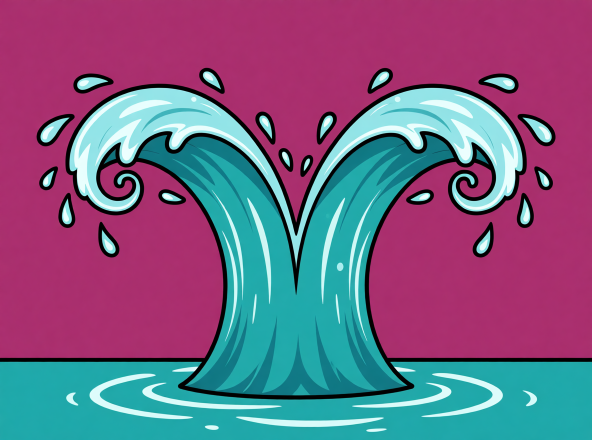
#> input picture design/frog/art/sources/fx/splash.png, 1184 x 880 px (shown at 1/2 size)
$ python art_build_splash.py
#> lines starting #> are read from the running program, lines starting #| are printed output that depends on the picture; after the words box and inside, x2 and y2 are one past the last pixel; in counts of white or black regions, pixels touching at a corner belong together
#> in main, src is the input picture: PIL image 1184x880 RGB; mean R, G, B 120.8, 96.7, 131.9
### design/frog/tools/art_build_gull.py
#!/usr/bin/env python3
"""The seagull (3.7), painted: Marek's pick 'seagull A' (2026-11-24) and its other poses, into the game.

    python art_build_gull.py [--sheet out.png]

Reads design/frog/art/sources/gull/<pose>.png: one drawing per pose on a magenta ground (made from the pick with
qwen_edit.py: "keep the same seagull, change only the pose"). Cuts each off its ground, sizes them by the pick (its white head
and body are WHITE_R wide), and writes static/img/game/gull/<pose>.<hash>.webp
plus the GULL_ART table in frog-game.js, between its two marker lines.

Poses: up, mid, down (the wing beat), squawk (beak open, wings up), perched, peck, yell (on the frog's head),
fainted (on its back). The sooty gull is the same drawings darkened by the game, not a drawing of its own.
--sheet: every pose at game size on the night sky, for a look before shipping.
"""
import argparse, hashlib, io, os, re
import numpy as np
from PIL import Image, ImageFilter
from scipy import ndimage

HERE = os.path.dirname(os.path.abspath(__file__)); FROG = os.path.dirname(HERE); REPO = os.path.dirname(os.path.dirname(FROG))
SRC = os.path.join(FROG, 'art', 'sources', 'gull'); OUT = os.path.join(REPO, 'static', 'img', 'game', 'gull'); JS = os.path.join(REPO, 'static', 'js', 'views', 'frog-game.js')
PX = 96                    # pixels per r (the gull's radius in the game) in the built pictures
WHITE_R = 2.05             # head and body together (the white of it) are this many r wide, in the pick
# pose: (anchor, size nudge). anchor 'body' = the middle of the white is the gull's centre; 'feet' = it stands with its soles 0.7 r under the centre
POSES = {'up': ('body', 1), 'mid': ('body', 1), 'down': ('body', 1.08), 'squawk': ('body', 1), 'fainted': ('body', 1),
         'perched': ('feet', 1), 'peck': ('feet', 1), 'yell': ('feet', 1)}


def keyed(path, loose=False, box=None):
    """cut the bird off its magenta ground: the ground is whatever pink is joined to the picture's edge.
    loose: keep the bits that are not joined to the main figure (a splash's drops), and take out pink shut in between them
    (a bird keeps its pink tongue). box: only this part of the picture (left, top, right, bottom)."""
#> called with path = 'design/frog/art/sources/fx/splash.png', loose = True, box = (0, 0, 1184, 690)
    im = Image.open(path).convert('RGB')
    if box: im = im.crop(box)
    D = np.asarray(im).astype(np.int16); R, G, B = D[..., 0], D[..., 1], D[..., 2]
#> after `R, G, B = (D[..., 0], D[..., 1], D[..., 2])`:
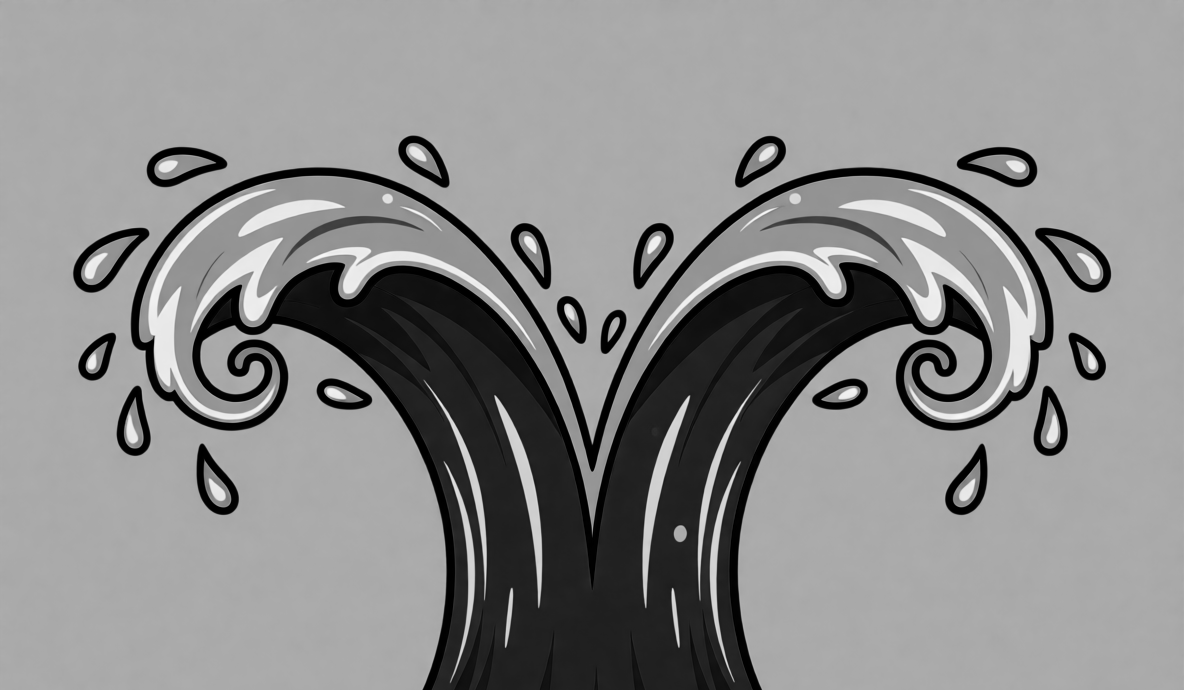
#> R: shape (690, 1184) int16; min 0, max 249, mean 138.8
#> after `R, G, B = (D[..., 0], D[..., 1], D[..., 2])`:
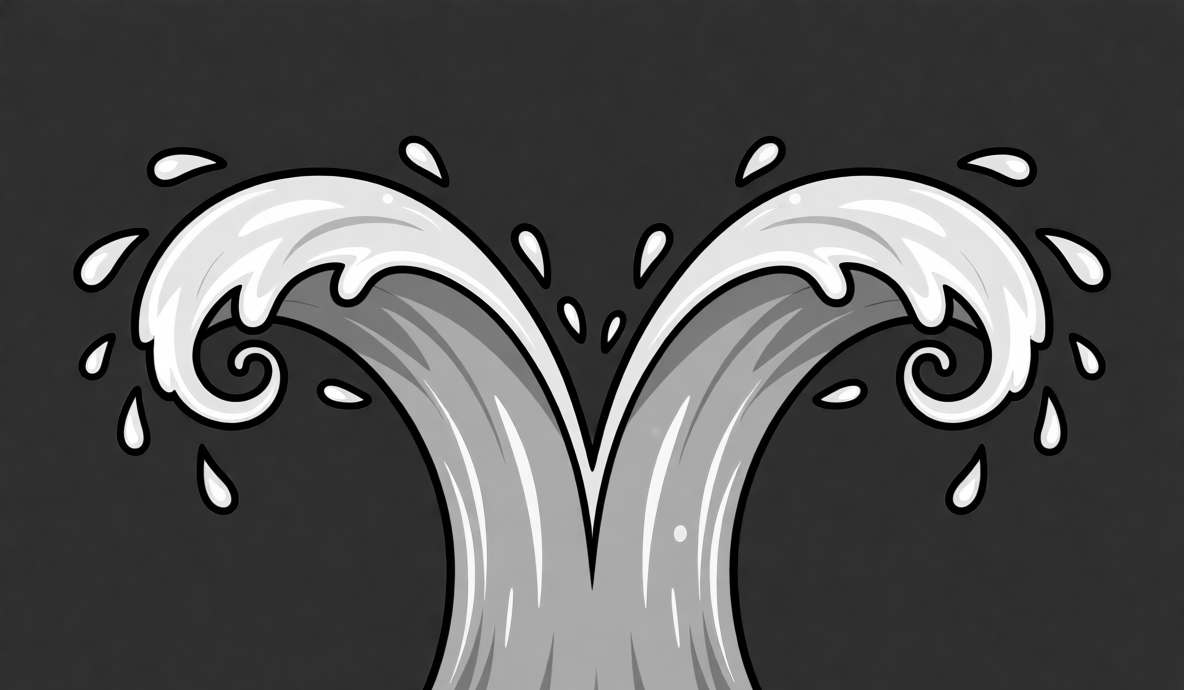
#> G: shape (690, 1184) int16; min 0, max 255, mean 82.1
#> after `R, G, B = (D[..., 0], D[..., 1], D[..., 2])`:
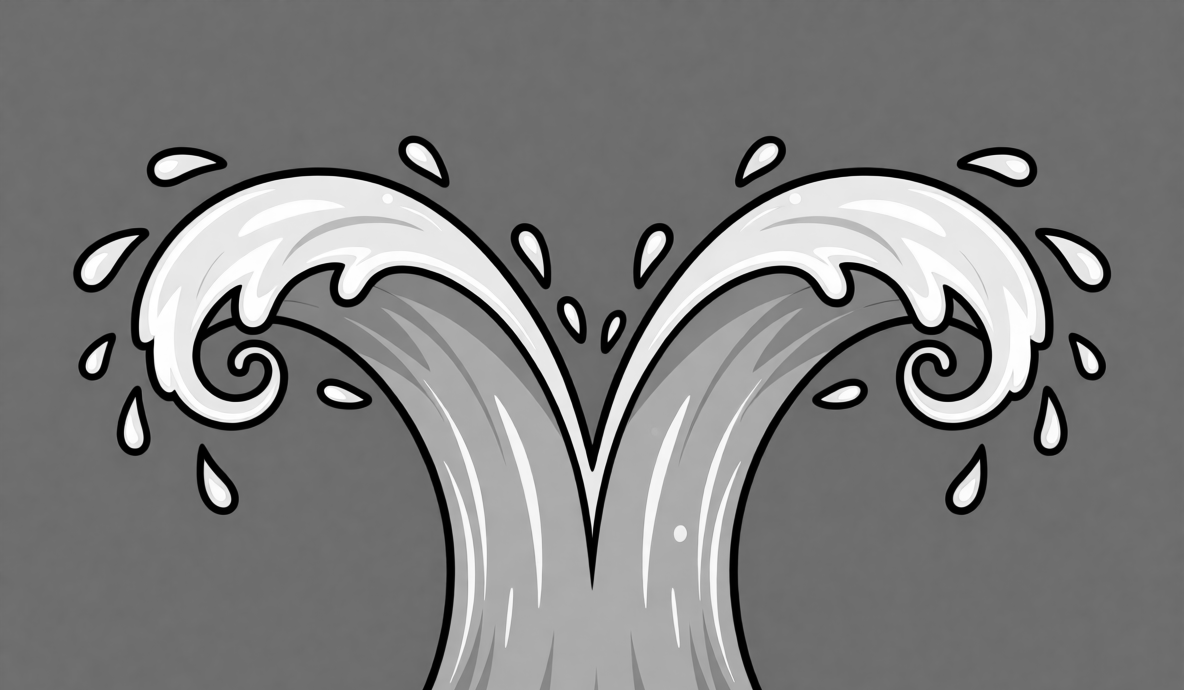
#> B: shape (690, 1184) int16; min 0, max 255, mean 124.9
    pink = (R > G + 45) & (B > G + 20)
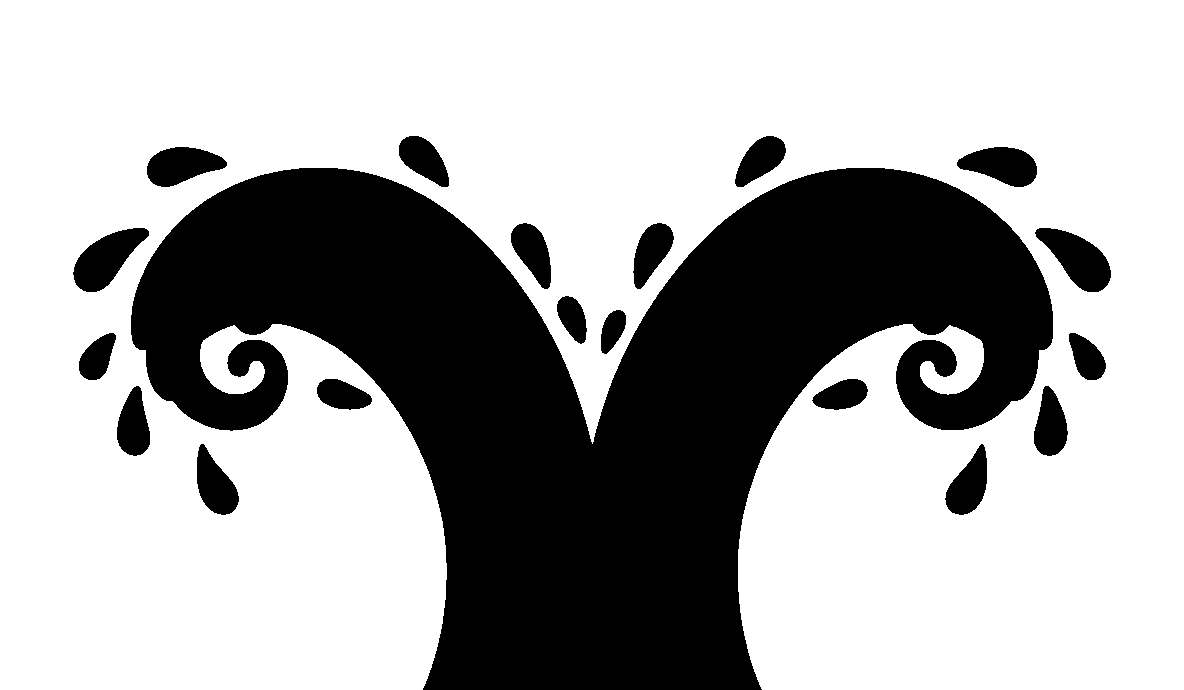
#> pink: shape (690, 1184) bool; 67.1% white; 19 black regions, largest, box (x1, y1, x2, y2) and area: (131, 168, 1053, 690) 239648, (1035, 228, 1111, 292) 2623, (73, 228, 149, 292) 2608
    lab, _ = ndimage.label(pink)
    edge = np.unique(np.concatenate([lab[0], lab[-1], lab[:, 0], lab[:, -1]])); edge = edge[edge > 0]
#> after `edge = np.unique(np.concatenate([lab[0], lab[-1], lab[:, 0], lab[:, -1`: edge = [0, 1]
#> after `edge = edge[edge > 0]`: edge = [1]
    ground = np.isin(lab, edge)
    if loose: ground |= pink & (ndimage.sum(pink, lab, lab) > 150)
    bird, n = ndimage.label(~ground)                                                # only the bird: loose marks around it (motion lines) go with the ground
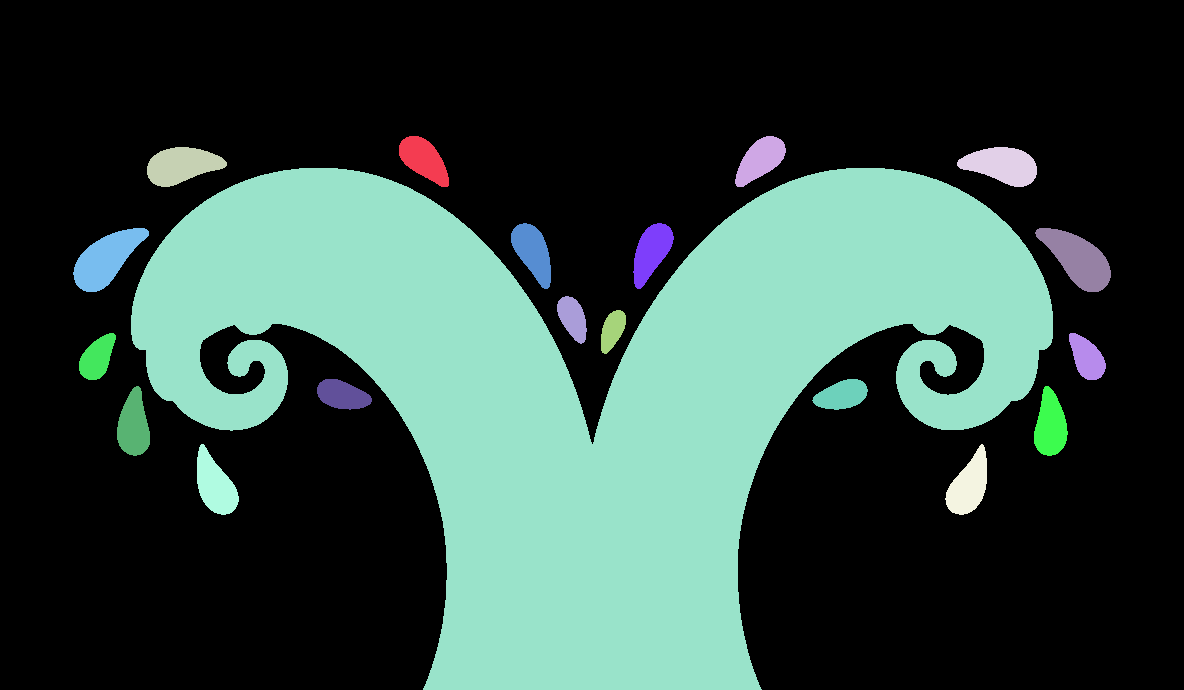
#> bird: shape (690, 1184) int32; 20 distinct labels, from 0 to 19; one colour per label, 0 black
#> n = 19
    if n > 1 and not loose: ground = bird != (1 + int(np.argmax(ndimage.sum(~ground, bird, range(1, n + 1)))))
    ground = ndimage.binary_dilation(ground, iterations=2)                       # (take the pink fringe of the outline with it)
#> ground: shape (690, 1184) bool; 68.5% white; 19 black regions, largest, box (x1, y1, x2, y2) and area: (133, 170, 1051, 690) 233394, (1037, 230, 1109, 290) 2261, (75, 230, 147, 290) 2246
    al = np.asarray(Image.fromarray(((~ground) * 255).astype(np.uint8)).filter(ImageFilter.GaussianBlur(0.8))).astype(np.float32) / 255
    al = np.clip((al - 0.35) / 0.6, 0, 1)
    rim = (al > 0) & (al < 1) | (pink & (al > 0))
#> rim: shape (690, 1184) bool; 1.1% white in thin lines or dots, all inside (x1, y1, x2, y2) = (75, 138, 1109, 690)
    D = D.copy(); D[rim] = np.array([14, 14, 16], np.int16)                           # the rim is the black outline
#> after `D[rim] = np.array([14, 14, 16], np.int16)`: D: shape (690, 1184, 3) int16; mean R, G, B 138.9, 82.3, 125.1
    return Image.fromarray(np.dstack([D.clip(0, 255).astype(np.uint8), (al * 255).astype(np.uint8)]), 'RGBA')


# [40 lines left out: functions white_of, main, not called in this run]


# [2 lines that do not run on import are left out]

### design/frog/tools/art_build_splash.py
#!/usr/bin/env python3
"""The frog's splash at the end of a run (the sheet of water thrown up behind the post), painted.

    python art_build_splash.py [--sheet out.png]

Reads design/frog/art/sources/fx/splash.png (a splash on magenta, made with qwen_edit.py from the frog's picture for
the style; the strip of sea under it is cut away), writes static/img/game/fx/splash.<hash>.webp and the SPLASH_ART
line in frog-game.js between its markers. The game draws it from its bottom edge, rising and fading.
"""
import argparse, hashlib, io, os, re
from PIL import Image
from art_build_gull import keyed, FROG, REPO, JS

SRC = os.path.join(FROG, 'art', 'sources', 'fx', 'splash.png'); OUT = os.path.join(REPO, 'static', 'img', 'game', 'fx')
SEA = 690          # the row where the sea under the splash starts, in the source: everything from there down goes
W = 560            # built width


def main():
    ap = argparse.ArgumentParser(); ap.add_argument('--sheet', default=''); a = ap.parse_args()
    src = Image.open(SRC); img = keyed(SRC, loose=True, box=(0, 0, src.width, SEA)); img = img.crop(img.getbbox())
    img = img.resize((W, round(img.height * W / img.width)), Image.LANCZOS)
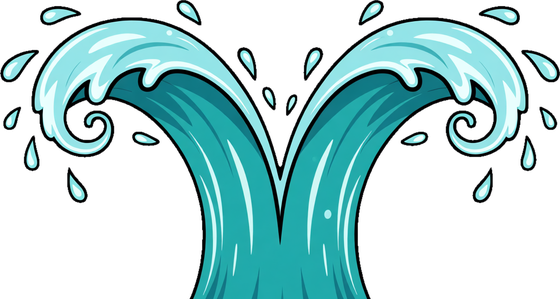
#> img: PIL image 560x299 RGBA; mean R, G, B, A 36.4, 73.2, 74.2, 114; transparent parts drawn white
    b = io.BytesIO(); img.save(b, 'WEBP', quality=90, method=6); data = b.getvalue()
    os.makedirs(OUT, exist_ok=True); fn = f'splash.{hashlib.sha256(data).hexdigest()[:10]}.webp'
    for old in os.listdir(OUT):
        if old.startswith('splash.') and old != fn: os.remove(os.path.join(OUT, old))
    open(os.path.join(OUT, fn), 'wb').write(data)
    block = ('// SPLASH_ART:begin (written by design/frog/tools/art_build_splash.py: do not edit by hand)\n'
             f"const SPLASH_ART = {{ url: '/img/game/fx/{fn}', size: [{img.width}, {img.height}] }};\n// SPLASH_ART:end")
#> (the run stopped early here; a loop or call above may not have finished)
